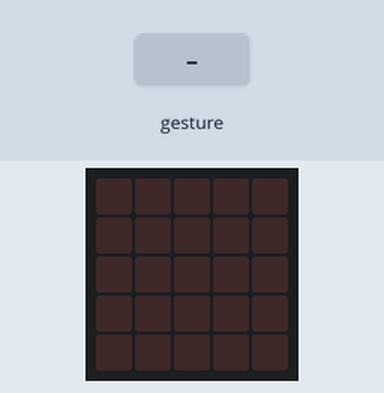
Bench run of a program on a simulated BBC micro:bit (MakeCode). On the bench: the board's 5×5 LED display. The test bench sets the inputs (shaded band). Random numbers come from a fixed seed; a tilt is held for 1.5 s and a shake lasts 1 s, then the board lies face up again.

Above: at 1.2 s.
1.3 s: gesture 'shake'
At 2.1 s:
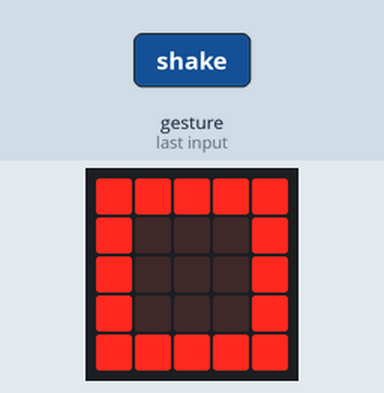
3.0 s: gesture 'shake'
At 4.4 s:
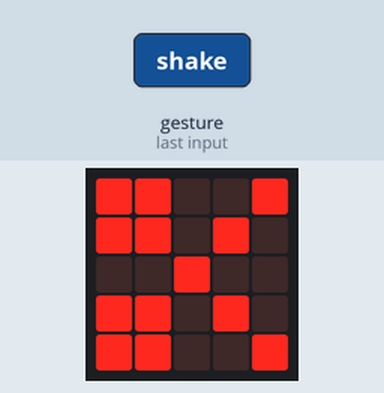
4.7 s: gesture 'shake'
At 5.9 s:
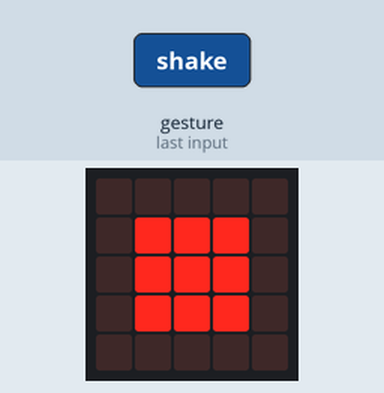
Timing chart, 0 to 7.7 s (numbered marks = the images above; inputs shaded):
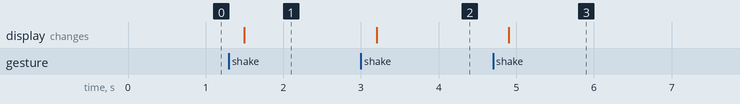

The program:

main.ts
```typescript
let mão = 0
input.onGesture(Gesture.Shake, function () {
    mão = randint(0, 3)
    if (mão == 1) {
        basic.showLeds(`
            # # # # #
            # . . . #
            # . . . #
            # . . . #
            # # # # #
            `)
    } else if (mão == 2) {
        basic.showLeds(`
            . . . . .
            . # # # .
            . # # # .
            . # # # .
            . . . . .
            `)
    } else {
        basic.showLeds(`
            # # . . #
            # # . # .
            . . # . .
            # # . # .
            # # . . #
            `)
    }
})
```

test.ts
```typescript
// testes vão aqui; isto não será compilado quando este pacote for usado como uma extensão.
```

Measured:
- after the input at 1.3 s, the display: changes after 0.20 s (image 1)
- after the input at 3.0 s, the display: changes after 0.20 s (image 2)
- after the input at 4.7 s, the display: changes after 0.20 s (image 3)
